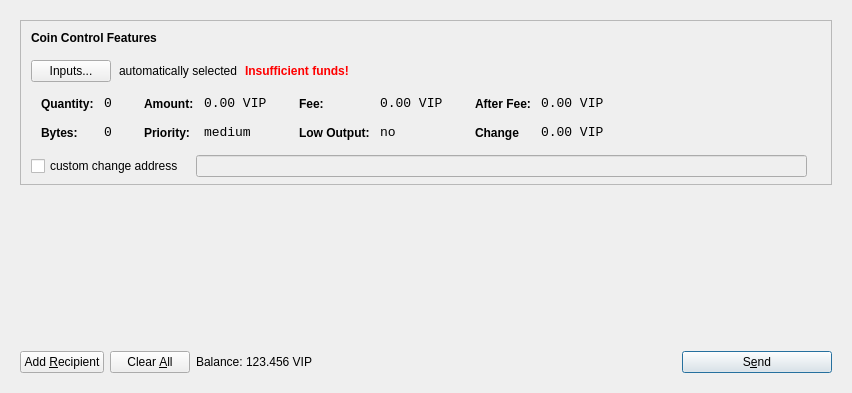
<?xml version="1.0" encoding="UTF-8"?>
<ui version="4.0">
 <class>SendCoinsDialog</class>
 <widget class="QDialog" name="SendCoinsDialog">
  <property name="geometry">
   <rect>
    <x>0</x>
    <y>0</y>
    <width>849</width>
    <height>393</height>
   </rect>
  </property>
  <property name="windowTitle">
   <string>Send Coins</string>
  </property>
  <layout class="QVBoxLayout" name="verticalLayout">
   <item>
    <widget class="QFrame" name="frameMain">
     <layout class="QVBoxLayout" name="verticalLayout_3">
      <item>
       <widget class="QFrame" name="frameCoinControl">
        <property name="sizePolicy">
         <sizepolicy hsizetype="Expanding" vsizetype="Expanding">
          <horstretch>0</horstretch>
          <verstretch>0</verstretch>
         </sizepolicy>
        </property>
        <property name="maximumSize">
         <size>
          <width>16777215</width>
          <height>16777215</height>
         </size>
        </property>
        <property name="frameShape">
         <enum>QFrame::StyledPanel</enum>
        </property>
        <property name="frameShadow">
         <enum>QFrame::Sunken</enum>
        </property>
        <layout class="QVBoxLayout" name="verticalLayoutCoinControl2">
         <property name="spacing">
          <number>6</number>
         </property>
         <property name="leftMargin">
          <number>0</number>
         </property>
         <property name="topMargin">
          <number>0</number>
         </property>
         <property name="rightMargin">
          <number>0</number>
         </property>
         <property name="bottomMargin">
          <number>6</number>
         </property>
         <item>
          <layout class="QVBoxLayout" name="verticalLayoutCoinControl" stretch="0,0,0,0,1">
           <property name="spacing">
            <number>0</number>
           </property>
           <property name="leftMargin">
            <number>10</number>
           </property>
           <property name="topMargin">
            <number>10</number>
           </property>
           <item>
            <layout class="QHBoxLayout" name="horizontalLayoutCoinControl1">
             <property name="bottomMargin">
              <number>15</number>
             </property>
             <item>
              <widget class="QLabel" name="labelCoinControlFeatures">
               <property name="sizePolicy">
                <sizepolicy hsizetype="Preferred" vsizetype="Maximum">
                 <horstretch>0</horstretch>
                 <verstretch>0</verstretch>
                </sizepolicy>
               </property>
               <property name="font">
                <font>
                 <weight>75</weight>
                 <bold>true</bold>
                </font>
               </property>
               <property name="styleSheet">
                <string notr="true">font-weight:bold;</string>
               </property>
               <property name="text">
                <string>Coin Control Features</string>
               </property>
              </widget>
             </item>
            </layout>
           </item>
           <item>
            <layout class="QHBoxLayout" name="horizontalLayoutCoinControl2" stretch="0,0,0,0">
             <property name="spacing">
              <number>8</number>
             </property>
             <property name="bottomMargin">
              <number>10</number>
             </property>
             <item>
              <widget class="QPushButton" name="pushButtonCoinControl">
               <property name="styleSheet">
                <string notr="true"/>
               </property>
               <property name="text">
                <string>Inputs...</string>
               </property>
              </widget>
             </item>
             <item>
              <widget class="QLabel" name="labelCoinControlAutomaticallySelected">
               <property name="text">
                <string>automatically selected</string>
               </property>
               <property name="margin">
                <number>5</number>
               </property>
              </widget>
             </item>
             <item>
              <widget class="QLabel" name="labelCoinControlInsuffFunds">
               <property name="font">
                <font>
                 <weight>75</weight>
                 <bold>true</bold>
                </font>
               </property>
               <property name="styleSheet">
                <string notr="true">color:red;font-weight:bold;</string>
               </property>
               <property name="text">
                <string>Insufficient funds!</string>
               </property>
               <property name="margin">
                <number>5</number>
               </property>
              </widget>
             </item>
             <item>
              <spacer name="horizontalSpacerCoinControl">
               <property name="orientation">
                <enum>Qt::Horizontal</enum>
               </property>
               <property name="sizeHint" stdset="0">
                <size>
                 <width>40</width>
                 <height>1</height>
                </size>
               </property>
              </spacer>
             </item>
            </layout>
           </item>
           <item>
            <widget class="QWidget" name="widgetCoinControl" native="true">
             <property name="sizePolicy">
              <sizepolicy hsizetype="Preferred" vsizetype="Preferred">
               <horstretch>0</horstretch>
               <verstretch>0</verstretch>
              </sizepolicy>
             </property>
             <property name="minimumSize">
              <size>
               <width>0</width>
               <height>0</height>
              </size>
             </property>
             <property name="styleSheet">
              <string notr="true"/>
             </property>
             <layout class="QHBoxLayout" name="horizontalLayoutCoinControl5">
              <property name="leftMargin">
               <number>0</number>
              </property>
              <property name="topMargin">
               <number>0</number>
              </property>
              <property name="rightMargin">
               <number>0</number>
              </property>
              <property name="bottomMargin">
               <number>0</number>
              </property>
              <item>
               <layout class="QHBoxLayout" name="horizontalLayoutCoinControl3" stretch="0,0,0,1">
                <property name="spacing">
                 <number>20</number>
                </property>
                <property name="topMargin">
                 <number>0</number>
                </property>
                <property name="bottomMargin">
                 <number>10</number>
                </property>
                <item>
                 <layout class="QFormLayout" name="formLayoutCoinControl1">
                  <property name="horizontalSpacing">
                   <number>10</number>
                  </property>
                  <property name="verticalSpacing">
                   <number>14</number>
                  </property>
                  <property name="leftMargin">
                   <number>10</number>
                  </property>
                  <property name="topMargin">
                   <number>4</number>
                  </property>
                  <property name="rightMargin">
                   <number>6</number>
                  </property>
                  <item row="0" column="0">
                   <widget class="QLabel" name="labelCoinControlQuantityText">
                    <property name="styleSheet">
                     <string notr="true">font-weight:bold;</string>
                    </property>
                    <property name="text">
                     <string>Quantity:</string>
                    </property>
                    <property name="margin">
                     <number>0</number>
                    </property>
                   </widget>
                  </item>
                  <item row="0" column="1">
                   <widget class="QLabel" name="labelCoinControlQuantity">
                    <property name="font">
                     <font>
                      <family>Monospace</family>
                      <pointsize>10</pointsize>
                     </font>
                    </property>
                    <property name="cursor">
                     <cursorShape>IBeamCursor</cursorShape>
                    </property>
                    <property name="contextMenuPolicy">
                     <enum>Qt::ActionsContextMenu</enum>
                    </property>
                    <property name="text">
                     <string>0</string>
                    </property>
                    <property name="margin">
                     <number>0</number>
                    </property>
                    <property name="textInteractionFlags">
                     <set>Qt::LinksAccessibleByMouse|Qt::TextSelectableByKeyboard|Qt::TextSelectableByMouse</set>
                    </property>
                   </widget>
                  </item>
                  <item row="1" column="0">
                   <widget class="QLabel" name="labelCoinControlBytesText">
                    <property name="styleSheet">
                     <string notr="true">font-weight:bold;</string>
                    </property>
                    <property name="text">
                     <string>Bytes:</string>
                    </property>
                   </widget>
                  </item>
                  <item row="1" column="1">
                   <widget class="QLabel" name="labelCoinControlBytes">
                    <property name="font">
                     <font>
                      <family>Monospace</family>
                      <pointsize>10</pointsize>
                     </font>
                    </property>
                    <property name="cursor">
                     <cursorShape>IBeamCursor</cursorShape>
                    </property>
                    <property name="contextMenuPolicy">
                     <enum>Qt::ActionsContextMenu</enum>
                    </property>
                    <property name="text">
                     <string>0</string>
                    </property>
                    <property name="textInteractionFlags">
                     <set>Qt::LinksAccessibleByMouse|Qt::TextSelectableByKeyboard|Qt::TextSelectableByMouse</set>
                    </property>
                   </widget>
                  </item>
                 </layout>
                </item>
                <item>
                 <layout class="QFormLayout" name="formLayoutCoinControl2">
                  <property name="horizontalSpacing">
                   <number>10</number>
                  </property>
                  <property name="verticalSpacing">
                   <number>14</number>
                  </property>
                  <property name="leftMargin">
                   <number>6</number>
                  </property>
                  <property name="topMargin">
                   <number>4</number>
                  </property>
                  <property name="rightMargin">
                   <number>6</number>
                  </property>
                  <item row="0" column="0">
                   <widget class="QLabel" name="labelCoinControlAmountText">
                    <property name="styleSheet">
                     <string notr="true">font-weight:bold;</string>
                    </property>
                    <property name="text">
                     <string>Amount:</string>
                    </property>
                    <property name="margin">
                     <number>0</number>
                    </property>
                   </widget>
                  </item>
                  <item row="0" column="1">
                   <widget class="QLabel" name="labelCoinControlAmount">
                    <property name="font">
                     <font>
                      <family>Monospace</family>
                      <pointsize>10</pointsize>
                     </font>
                    </property>
                    <property name="cursor">
                     <cursorShape>IBeamCursor</cursorShape>
                    </property>
                    <property name="contextMenuPolicy">
                     <enum>Qt::ActionsContextMenu</enum>
                    </property>
                    <property name="text">
                     <string>0.00 VIP</string>
                    </property>
                    <property name="textInteractionFlags">
                     <set>Qt::LinksAccessibleByMouse|Qt::TextSelectableByKeyboard|Qt::TextSelectableByMouse</set>
                    </property>
                   </widget>
                  </item>
                  <item row="1" column="0">
                   <widget class="QLabel" name="labelCoinControlPriorityText">
                    <property name="styleSheet">
                     <string notr="true">font-weight:bold;</string>
                    </property>
                    <property name="text">
                     <string>Priority:</string>
                    </property>
                   </widget>
                  </item>
                  <item row="1" column="1">
                   <widget class="QLabel" name="labelCoinControlPriority">
                    <property name="font">
                     <font>
                      <family>Monospace</family>
                      <pointsize>10</pointsize>
                     </font>
                    </property>
                    <property name="cursor">
                     <cursorShape>IBeamCursor</cursorShape>
                    </property>
                    <property name="contextMenuPolicy">
                     <enum>Qt::ActionsContextMenu</enum>
                    </property>
                    <property name="text">
                     <string>medium</string>
                    </property>
                    <property name="textInteractionFlags">
                     <set>Qt::LinksAccessibleByMouse|Qt::TextSelectableByKeyboard|Qt::TextSelectableByMouse</set>
                    </property>
                   </widget>
                  </item>
                 </layout>
                </item>
                <item>
                 <layout class="QFormLayout" name="formLayoutCoinControl3">
                  <property name="horizontalSpacing">
                   <number>10</number>
                  </property>
                  <property name="verticalSpacing">
                   <number>14</number>
                  </property>
                  <property name="leftMargin">
                   <number>6</number>
                  </property>
                  <property name="topMargin">
                   <number>4</number>
                  </property>
                  <property name="rightMargin">
                   <number>6</number>
                  </property>
                  <item row="0" column="0">
                   <widget class="QLabel" name="labelCoinControlFeeText">
                    <property name="styleSheet">
                     <string notr="true">font-weight:bold;</string>
                    </property>
                    <property name="text">
                     <string>Fee:</string>
                    </property>
                    <property name="margin">
                     <number>0</number>
                    </property>
                   </widget>
                  </item>
                  <item row="0" column="1">
                   <widget class="QLabel" name="labelCoinControlFee">
                    <property name="font">
                     <font>
                      <family>Monospace</family>
                      <pointsize>10</pointsize>
                     </font>
                    </property>
                    <property name="cursor">
                     <cursorShape>IBeamCursor</cursorShape>
                    </property>
                    <property name="contextMenuPolicy">
                     <enum>Qt::ActionsContextMenu</enum>
                    </property>
                    <property name="text">
                     <string>0.00 VIP</string>
                    </property>
                    <property name="textInteractionFlags">
                     <set>Qt::LinksAccessibleByMouse|Qt::TextSelectableByKeyboard|Qt::TextSelectableByMouse</set>
                    </property>
                   </widget>
                  </item>
                  <item row="1" column="0">
                   <widget class="QLabel" name="labelCoinControlLowOutputText">
                    <property name="styleSheet">
                     <string notr="true">font-weight:bold;</string>
                    </property>
                    <property name="text">
                     <string>Low Output:</string>
                    </property>
                   </widget>
                  </item>
                  <item row="1" column="1">
                   <widget class="QLabel" name="labelCoinControlLowOutput">
                    <property name="font">
                     <font>
                      <family>Monospace</family>
                      <pointsize>10</pointsize>
                     </font>
                    </property>
                    <property name="cursor">
                     <cursorShape>IBeamCursor</cursorShape>
                    </property>
                    <property name="contextMenuPolicy">
                     <enum>Qt::ActionsContextMenu</enum>
                    </property>
                    <property name="text">
                     <string>no</string>
                    </property>
                    <property name="textInteractionFlags">
                     <set>Qt::LinksAccessibleByMouse|Qt::TextSelectableByKeyboard|Qt::TextSelectableByMouse</set>
                    </property>
                   </widget>
                  </item>
                 </layout>
                </item>
                <item>
                 <layout class="QFormLayout" name="formLayoutCoinControl4">
                  <property name="horizontalSpacing">
                   <number>10</number>
                  </property>
                  <property name="verticalSpacing">
                   <number>14</number>
                  </property>
                  <property name="leftMargin">
                   <number>6</number>
                  </property>
                  <property name="topMargin">
                   <number>4</number>
                  </property>
                  <property name="rightMargin">
                   <number>6</number>
                  </property>
                  <item row="0" column="0">
                   <widget class="QLabel" name="labelCoinControlAfterFeeText">
                    <property name="styleSheet">
                     <string notr="true">font-weight:bold;</string>
                    </property>
                    <property name="text">
                     <string>After Fee:</string>
                    </property>
                    <property name="margin">
                     <number>0</number>
                    </property>
                   </widget>
                  </item>
                  <item row="0" column="1">
                   <widget class="QLabel" name="labelCoinControlAfterFee">
                    <property name="font">
                     <font>
                      <family>Monospace</family>
                      <pointsize>10</pointsize>
                     </font>
                    </property>
                    <property name="cursor">
                     <cursorShape>IBeamCursor</cursorShape>
                    </property>
                    <property name="contextMenuPolicy">
                     <enum>Qt::ActionsContextMenu</enum>
                    </property>
                    <property name="text">
                     <string>0.00 VIP</string>
                    </property>
                    <property name="textInteractionFlags">
                     <set>Qt::LinksAccessibleByMouse|Qt::TextSelectableByKeyboard|Qt::TextSelectableByMouse</set>
                    </property>
                   </widget>
                  </item>
                  <item row="1" column="0">
                   <widget class="QLabel" name="labelCoinControlChangeText">
                    <property name="styleSheet">
                     <string notr="true">font-weight:bold;</string>
                    </property>
                    <property name="text">
                     <string>Change</string>
                    </property>
                   </widget>
                  </item>
                  <item row="1" column="1">
                   <widget class="QLabel" name="labelCoinControlChange">
                    <property name="font">
                     <font>
                      <family>Monospace</family>
                      <pointsize>10</pointsize>
                     </font>
                    </property>
                    <property name="cursor">
                     <cursorShape>IBeamCursor</cursorShape>
                    </property>
                    <property name="contextMenuPolicy">
                     <enum>Qt::ActionsContextMenu</enum>
                    </property>
                    <property name="text">
                     <string>0.00 VIP</string>
                    </property>
                    <property name="textInteractionFlags">
                     <set>Qt::LinksAccessibleByMouse|Qt::TextSelectableByKeyboard|Qt::TextSelectableByMouse</set>
                    </property>
                   </widget>
                  </item>
                 </layout>
                </item>
               </layout>
              </item>
             </layout>
            </widget>
           </item>
           <item>
            <layout class="QHBoxLayout" name="horizontalLayoutCoinControl4" stretch="0,0,0">
             <property name="spacing">
              <number>12</number>
             </property>
             <property name="sizeConstraint">
              <enum>QLayout::SetDefaultConstraint</enum>
             </property>
             <property name="topMargin">
              <number>5</number>
             </property>
             <property name="rightMargin">
              <number>5</number>
             </property>
             <item>
              <widget class="QCheckBox" name="checkBoxCoinControlChange">
               <property name="text">
                <string>custom change address</string>
               </property>
              </widget>
             </item>
             <item>
              <widget class="QLineEdit" name="lineEditCoinControlChange">
               <property name="enabled">
                <bool>false</bool>
               </property>
               <property name="sizePolicy">
                <sizepolicy hsizetype="Expanding" vsizetype="Fixed">
                 <horstretch>0</horstretch>
                 <verstretch>0</verstretch>
                </sizepolicy>
               </property>
              </widget>
             </item>
             <item>
              <widget class="QLabel" name="labelCoinControlChangeLabel">
               <property name="sizePolicy">
                <sizepolicy hsizetype="Preferred" vsizetype="Expanding">
                 <horstretch>0</horstretch>
                 <verstretch>0</verstretch>
                </sizepolicy>
               </property>
               <property name="minimumSize">
                <size>
                 <width>0</width>
                 <height>0</height>
                </size>
               </property>
               <property name="text">
                <string/>
               </property>
               <property name="margin">
                <number>3</number>
               </property>
              </widget>
             </item>
            </layout>
           </item>
           <item>
            <spacer name="verticalSpacerCoinControl">
             <property name="orientation">
              <enum>Qt::Vertical</enum>
             </property>
             <property name="sizeHint" stdset="0">
              <size>
               <width>800</width>
               <height>1</height>
              </size>
             </property>
            </spacer>
           </item>
          </layout>
         </item>
        </layout>
       </widget>
      </item>
      <item>
       <widget class="QScrollArea" name="scrollArea">
        <property name="frameShape">
         <enum>QFrame::NoFrame</enum>
        </property>
        <property name="widgetResizable">
         <bool>true</bool>
        </property>
        <widget class="QWidget" name="scrollAreaWidgetContents">
         <property name="geometry">
          <rect>
           <x>0</x>
           <y>0</y>
           <width>813</width>
           <height>148</height>
          </rect>
         </property>
         <layout class="QVBoxLayout" name="verticalLayout_2">
          <property name="leftMargin">
           <number>0</number>
          </property>
          <property name="topMargin">
           <number>0</number>
          </property>
          <property name="rightMargin">
           <number>0</number>
          </property>
          <property name="bottomMargin">
           <number>0</number>
          </property>
          <item>
           <layout class="QVBoxLayout" name="entries">
            <property name="spacing">
             <number>6</number>
            </property>
           </layout>
          </item>
          <item>
           <spacer name="verticalSpacer">
            <property name="orientation">
             <enum>Qt::Vertical</enum>
            </property>
            <property name="sizeHint" stdset="0">
             <size>
              <width>20</width>
              <height>40</height>
             </size>
            </property>
           </spacer>
          </item>
         </layout>
        </widget>
       </widget>
      </item>
      <item>
       <layout class="QHBoxLayout" name="horizontalLayout">
        <item>
         <widget class="QPushButton" name="addButton">
          <property name="toolTip">
           <string>Send to multiple recipients at once</string>
          </property>
          <property name="text">
           <string>Add &amp;Recipient</string>
          </property>
          <property name="icon">
           <iconset resource="../vipcoin.qrc">
            <normaloff>:/icons/add</normaloff>:/icons/add</iconset>
          </property>
          <property name="autoDefault">
           <bool>false</bool>
          </property>
         </widget>
        </item>
        <item>
         <widget class="QPushButton" name="clearButton">
          <property name="sizePolicy">
           <sizepolicy hsizetype="Minimum" vsizetype="Fixed">
            <horstretch>0</horstretch>
            <verstretch>0</verstretch>
           </sizepolicy>
          </property>
          <property name="toolTip">
           <string>Remove all transaction fields</string>
          </property>
          <property name="text">
           <string>Clear &amp;All</string>
          </property>
          <property name="icon">
           <iconset resource="../vipcoin.qrc">
            <normaloff>:/icons/remove</normaloff>:/icons/remove</iconset>
          </property>
          <property name="autoRepeatDelay">
           <number>300</number>
          </property>
          <property name="autoDefault">
           <bool>false</bool>
          </property>
         </widget>
        </item>
        <item>
         <layout class="QHBoxLayout" name="horizontalLayout_2">
          <property name="spacing">
           <number>3</number>
          </property>
          <item>
           <widget class="QLabel" name="label">
            <property name="sizePolicy">
             <sizepolicy hsizetype="Preferred" vsizetype="Fixed">
              <horstretch>0</horstretch>
              <verstretch>0</verstretch>
             </sizepolicy>
            </property>
            <property name="text">
             <string>Balance:</string>
            </property>
           </widget>
          </item>
          <item>
           <widget class="QLabel" name="labelBalance">
            <property name="sizePolicy">
             <sizepolicy hsizetype="Preferred" vsizetype="Fixed">
              <horstretch>0</horstretch>
              <verstretch>0</verstretch>
             </sizepolicy>
            </property>
            <property name="cursor">
             <cursorShape>IBeamCursor</cursorShape>
            </property>
            <property name="text">
             <string>123.456 VIP</string>
            </property>
            <property name="textInteractionFlags">
             <set>Qt::LinksAccessibleByMouse|Qt::TextSelectableByKeyboard|Qt::TextSelectableByMouse</set>
            </property>
           </widget>
          </item>
         </layout>
        </item>
        <item>
         <spacer name="horizontalSpacer">
          <property name="orientation">
           <enum>Qt::Horizontal</enum>
          </property>
          <property name="sizeHint" stdset="0">
           <size>
            <width>40</width>
            <height>20</height>
           </size>
          </property>
         </spacer>
        </item>
        <item>
         <widget class="QPushButton" name="sendButton">
          <property name="minimumSize">
           <size>
            <width>150</width>
            <height>0</height>
           </size>
          </property>
          <property name="toolTip">
           <string>Confirm the send action</string>
          </property>
          <property name="text">
           <string>S&amp;end</string>
          </property>
          <property name="icon">
           <iconset resource="../vipcoin.qrc">
            <normaloff>:/icons/send</normaloff>:/icons/send</iconset>
          </property>
          <property name="default">
           <bool>true</bool>
          </property>
         </widget>
        </item>
       </layout>
      </item>
     </layout>
     <zorder>scrollArea</zorder>
     <zorder>frameCoinControl</zorder>
     <zorder></zorder>
    </widget>
   </item>
  </layout>
 </widget>
 <resources>
  <include location="../vipcoin.qrc"/>
 </resources>
 <connections/>
</ui>
